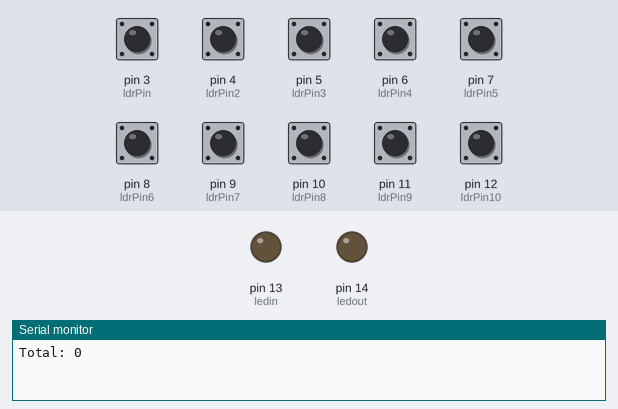
This sketch was run on a simulated Arduino Uno, built with avr-gcc and run on an emulated ATmega328P. On the bench: output pins drawn as LEDs (lit = HIGH), the last lines printed to the serial monitor. Inputs (shaded band) come from the test bench; at power-on: pin 3 (ldrPin), pin 4 (ldrPin2), pin 5 (ldrPin3), pin 6 (ldrPin4), pin 7 (ldrPin5), pin 8 (ldrPin6), pin 9 (ldrPin7), pin 10 (ldrPin8), pin 11 (ldrPin9), pin 12 (ldrPin10) HIGH.

Above: at 0.1 s.
At 2.1 s:
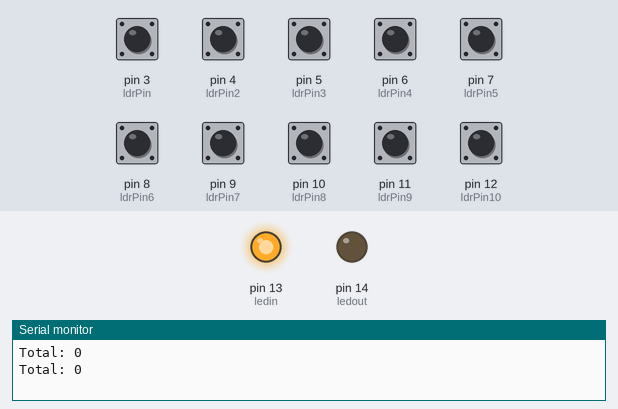
Timing chart, 0 to 3.6 s (numbered marks = the images above):
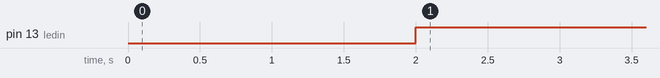

The sketch:

LDR_code.ino
```cpp
const int ldrPin = 3;
const int ldrPin2 = 4;
const int ldrPin3 = 5;
const int ldrPin4 = 6;
const int ldrPin5 = 7;
const int ldrPin6 = 8;
const int ldrPin7 = 9;
const int ldrPin8 = 10;
const int ldrPin9 = 11;
const int ldrPin10 = 12;
const int ledin = 13;
const int ledout = 14;

void setup() {

Serial.begin(9600);

pinMode(ldrPin, INPUT);
pinMode(ldrPin2, INPUT);
pinMode(ldrPin3, INPUT);
pinMode(ldrPin4, INPUT);
pinMode(ldrPin5, INPUT);
pinMode(ldrPin6, INPUT);
pinMode(ldrPin7, INPUT);
pinMode(ldrPin8, INPUT);
pinMode(ldrPin9, INPUT);
pinMode(ldrPin10, INPUT);
pinMode(ledin, OUTPUT);
pinMode(ledout, OUTPUT);
}

void loop() {

int ldrStatus = digitalRead(ldrPin);
int ldr2Status = digitalRead(ldrPin2);
int ldr3Status = digitalRead(ldrPin3);
int ldr4Status = digitalRead(ldrPin4);
int ldr5Status = digitalRead(ldrPin5);
int ldr6Status = digitalRead(ldrPin6);
int ldr7Status = digitalRead(ldrPin7);
int ldr8Status = digitalRead(ldrPin8);
int ldr9Status = digitalRead(ldrPin9);
int ldr10Status = digitalRead(ldrPin10);

if(ldrStatus == 0){
ldrStatus = 1;
} else { ldrStatus = 0; }
if(ldr2Status == 0){
ldr2Status = 1;
} else {ldr2Status = 0; }
if(ldr3Status == 0){
ldr3Status = 1;
} else {ldr3Status = 0; }
if(ldr4Status == 0){
ldr4Status = 1;
} else {ldr4Status = 0; }
if(ldr5Status == 0){
ldr5Status = 1;
} else {ldr5Status = 0; }
if(ldr6Status == 0){
ldr6Status = 1;
} else {ldr6Status = 0; }
if(ldr7Status == 0){
ldr7Status = 1;
} else {ldr7Status = 0; }
if(ldr8Status == 0){
ldr8Status = 1;
} else {ldr8Status = 0; }
if(ldr9Status == 0){
ldr9Status = 1;
} else {ldr9Status = 0; }
if(ldr10Status == 0){
ldr10Status = 1;
} else {ldr10Status = 0; }

const int total = ldrStatus + ldr2Status + ldr3Status + ldr4Status + ldr5Status + ldr6Status + ldr7Status + ldr8Status + ldr9Status + ldr10Status;
Serial.print("Total: ");
Serial.println(total);
delay(2000);

if(total < 10){
  digitalWrite(ledin, HIGH);
  digitalWrite(ledout, LOW);

} else if(total == 10){
  digitalWrite(ledout, HIGH);
  digitalWrite(ledin, LOW);
  delay(15);
  }
}
```

Measured:
- by itself, pin 13 (ledin): LOW → HIGH at 2.0 s
